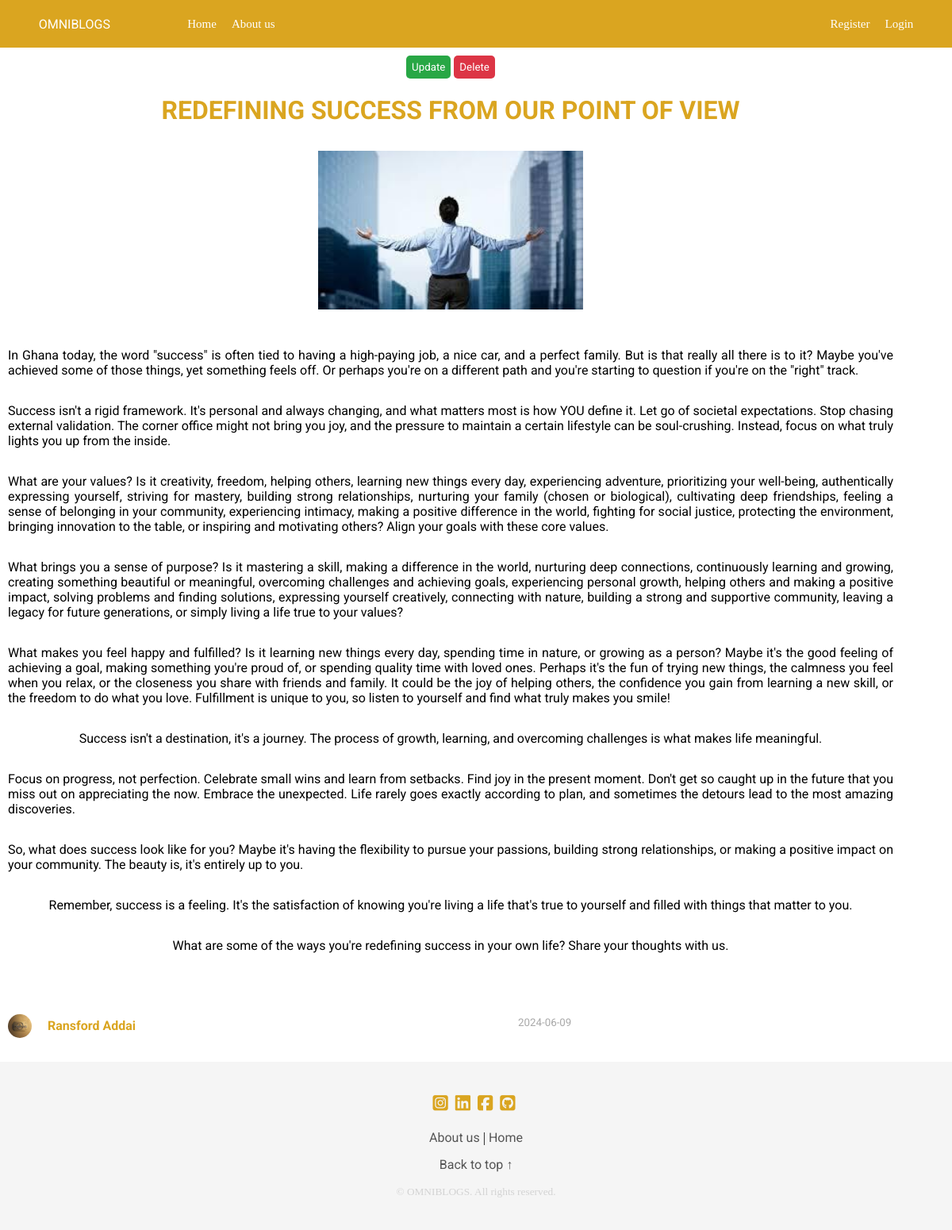
The app's page /post/4 with its own data.
### flaskblog/models.py (models this page shows, shortened)
class Post(db.Model):
    id = db.Column(db.Integer, primary_key=True)
    title=db.Column(db.String(100), nullable=False)
    content=db.Column(db.Text, nullable=False)
    image_file = db.Column(db.String(20), nullable=False, default='default_post.jpg')
    date_posted=db.Column(db.DateTime, nullable=False, default=datetime.utcnow)
    user_id=db.Column(db.Integer, db.ForeignKey('user.id'), nullable=False)

class User(db.Model, UserMixin):
    id = db.Column(db.Integer, primary_key=True)
    username=db.Column(db.String(50), nullable=False, unique=True)
    email=db.Column(db.String(120), nullable=False, unique=True)
    image_file=db.Column(db.String(20), nullable=False, default='default.jpg')
    password=db.Column(db.String(100), nullable=False)
    author=db.relationship('Post', backref='author', lazy=True)

### flaskblog/posts/routes.py (the view)
@posts.route("/post/<int:post_id>", methods=['GET', 'POST'])
def post(post_id):
    post = Post.query.get_or_404(post_id)
    return render_template('post.html', title='Post', post=post)

### flaskblog/templates/post.html (shortened to what this page needs)
{% extends 'layout.html' %}
{% block content %}
    <div class="post-content-top" id="post-top">
            <div class="post-container">
                <div>
                    <button class="update-button"><a class="update-link" href="{{ url_for('posts.update_post', post_id=post.id) }}">Update</a></button>
                    <button class="del-confirm-button"><a class="del-confirm-link" href="{{ url_for('posts.delete_confirmation', post_id=post.id) }}">Delete</a></button>
                </div>
                <h1 class="posts-title">{{ post.title }}</h1>
                {% if post.image_file %}
                    <img class="posts-imaged" src="{{ url_for('static', filename='post_pics/' + post.image_file) }}" lazy="loading" alt="Post image">
                {% endif %}
                <p class="the-post-content">{{ post.content|safe }}</p>
                <div class="aut-dte-imgs">
                    <img src="{{ url_for('static', filename='profile_pics/' + post.author.image_file) }}" lazy="loading" class="posts-pro-pic" alt="Author Profile picture">
                    <div class="auts-container"><a href="{{ url_for('users.user_posts', username=post.author.username) }}" class="posts-aut">{{ post.author.username }}</a></div>
                    <div class="dates-container"><small class="posts-date">{{ post.date_posted.strftime('%Y-%m-%d') }}</small></div>
                </div>
            </div>
    </div>
    <footer>
        <div class="post-footer-container">
            <div class="home-social-channels">
                <a href="https://www.instagram.com/addai_325/" target="_blank" class="home-ig"><i class="fa-brands fa-square-instagram"></i></a>
                <a href="https://www.linkedin.com/in/ransford-addai-72b30b280/" class="home-In" target="_blank"><i class="fa-brands fa-linkedin"></i></a>
                <a href="https://web.facebook.com/ransford.addai.96" target="_blank" class="home-fb"><i class="fa-brands fa-square-facebook"></i></a>
                <a href="https://github.com/Addai325" target="_blank" class="home-github"><i class="fa-brands fa-square-github"></i></a>
            </div>
            <div class="home-nav-links">
                <a href="{{ url_for('main.about') }}" class="home-abt-lnk">About us</a>  |
                <a href="{{ url_for('main.home') }}" class="home-hme-lnk">Home</a>
                <a href="#post-top" class="home-bttop-link">Back to top &uarr;</a>
            </div>
            <div class="home-copyright">
                <small class="the-home-copyright">&copy; {{ curreny_year }} OMNIBLOGS. All rights reserved.</small>
            </div>
        </div>
    </footer>
{% endblock content %}

### flaskblog/static/home.css (style rules this page uses)
@media (min-width:769px) { body { margin: 0; } }
@media (min-width:769px) { .home-social-channels { margin-bottom: 20px; } }
@media (min-width:769px) { .home-fb,.home-In, .home-github, .home-ig { text-decoration: none; color: goldenrod; font-size: 22px; margin-right: 5px; } }
@media (min-width:769px) { .home-nav-links { margin-bottom: 15px; } }
@media (min-width:769px) { .home-abt-lnk , .home-hme-lnk, .home-bttop-link { text-decoration: none; color: #555; font-family: roboto; } }
@media (min-width:769px) { .home-bttop-link { display: block; margin-top: 15px; } }
@media (min-width:769px) { .the-home-copyright { color: lightgray; } }

### flaskblog/static/main.css (style rules this page uses)
@media (min-width:769px) { body { margin: 0; } }

### flaskblog/static/about.css (style rules this page uses)
@media (min-width:769px) { body { margin: 0; } }
@media (min-width:769px) { .home-social-channels { margin-bottom: 20px; } }
@media (min-width:769px) { .home-fb,.home-In, .home-github, .home-ig { text-decoration: none; color: goldenrod; font-size: 22px; margin-right: 5px; } }
@media (min-width:769px) { .home-nav-links { margin-bottom: 15px; } }
@media (min-width:769px) { .home-abt-lnk , .home-hme-lnk, .home-bttop-link { text-decoration: none; color: #555; font-family: roboto; } }
@media (min-width:769px) { .home-bttop-link { display: block; margin-top: 15px; } }
@media (min-width:769px) { .the-home-copyright { color: lightgray; } }

### flaskblog/static/register.css (style rules this page uses)
@media (min-width:769px) { body { margin: 0; } }

### flaskblog/static/login.css (style rules this page uses)
@media (min-width:769px) { body { margin: 0; } }

### flaskblog/static/account.css (style rules this page uses)
@media (min-width:769px) { body { margin: 0; } }

### flaskblog/static/create_post.css (style rules this page uses)
@media (min-width:769px) { body { margin: 0; } }

### flaskblog/static/post.css (style rules this page uses)
@media (min-width:769px) { body { margin: 0; } }
@media (min-width:769px) { .post-container { margin-top: 50px; border: none; width: 93%; margin-bottom: 0px; text-align: justify; background-color: white; display: flex; flex-direction: column; align-items: center; justify-content: center; padding-bottom: 30px; padding-left: 10px; padding-right: 10px; padding-top: 20px; font-family: roboto; } }
@media (min-width:769px) { .update-button { background-color: #28a745; border: none; padding: 7px; border-radius: 5px; cursor: pointer; } }
@media (min-width:769px) { .update-link { text-decoration: none; color: white; font-family: roboto, sans-serif; } }
@media (min-width:769px) { .del-confirm-button { background-color: #dc3545; border: none; padding: 7px; border-radius: 5px; cursor: pointer; } }
@media (min-width:769px) { .del-confirm-link { text-decoration: none; color: white; font-family: roboto, sans-serif; } }
@media (min-width:769px) { .posts-pro-pic { height: 30px; width: 30px; margin-top: 10px; border-radius: 15px; margin-right: 20px; } }
@media (min-width:769px) { .posts-aut { text-decoration: none; color: goldenrod; margin: 0 auto; margin-top: 10px; font-weight: bold; font-family: roboto, sans-serif; } }
@media (min-width:769px) { .posts-date { color: darkgray; margin-left: 10px; } }
@media (min-width:769px) { .posts-title { color: goldenrod; } }
@media (min-width:769px) { .aut-dte-imgs { display: flex; flex-direction: row; align-items: center; width: 100%; } }
@media (min-width:769px) { .posts-imaged { width: 30%; height: 200px; margin-top: 10px; object-fit: cover; } }
@media (min-width:769px) { .the-post-content { text-align: left; } }
@media (min-width:769px) { .auts-container { width: 100%; margin-right: 100px; margin-top: 10px; } }
@media (min-width:769px) { .dates-container { width: 100%; } }
@media (min-width:769px) { .post-footer-container { background-color: whitesmoke; padding: 40px; text-align: center; padding-bottom: 40px; margin-bottom: 0; } }
@media (min-width:769px) { .home-social-channels { margin-bottom: 20px; } }
@media (min-width:769px) { .home-fb,.home-In, .home-github, .home-ig { text-decoration: none; color: goldenrod; font-size: 22px; margin-right: 5px; } }
@media (min-width:769px) { .home-nav-links { margin-bottom: 15px; } }
@media (min-width:769px) { .home-abt-lnk , .home-hme-lnk, .home-bttop-link { text-decoration: none; color: #555; font-family: roboto; } }
@media (min-width:769px) { .home-bttop-link { display: block; margin-top: 15px; } }
@media (min-width:769px) { .the-home-copyright { color: lightgray; } }

### flaskblog/static/user_posts.css (style rules this page uses)
@media (min-width:769px) { body { margin: 0; } }

### flaskblog/static/errors.css (style rules this page uses)
@media (min-width:769px) { body { margin: 0; } }

### records on screen
Post: title "REDEFINING SUCCESS FROM OUR POINT OF VIEW", image_file (picture), content "In Ghana today, the word \"success\" is often tied to having a high-paying job, a nice car, and a perfect family. But is that really all there is to it? Maybe you've achieved some of those things, yet something feels off. Or perhaps you're on a different path and you're starting to question if you're on the \"right\" track. Success isn't a rigid framework. It's personal and always changing, and what matters most is how YOU define it. Let go of societal expectations. Stop chasing external validation. The corner office might not bring you joy, and the pressure to maintain a certain lifestyle can be soul-crushing. Instead, focus on what truly lights you up from the inside. What are your values? Is…", date_posted "2024-06-09"
User: image_file (picture), author.username "Ransford Addai"
